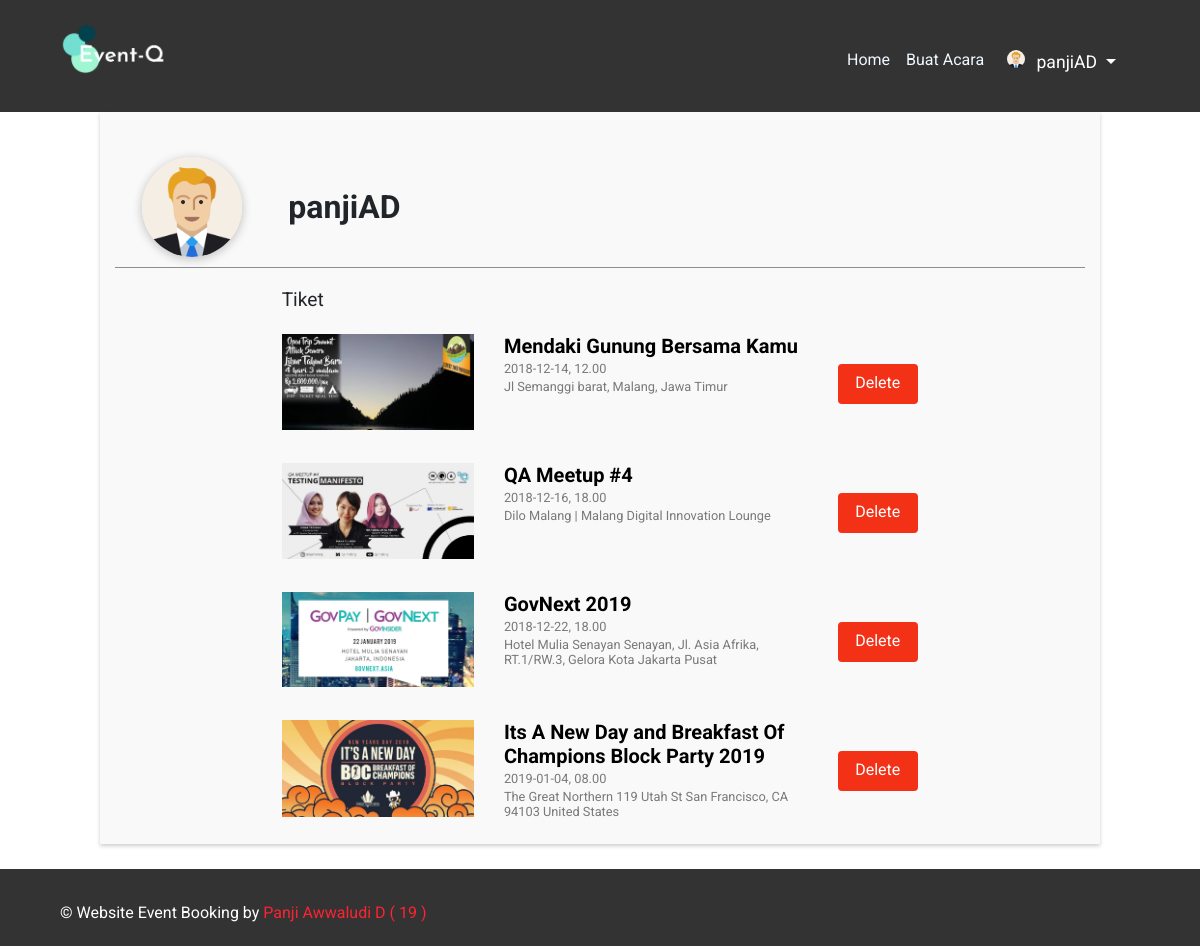
The app's page /tiket.php (signed in) with its own data.
### tables this page shows
CREATE TABLE `users` (
  `id_users` int(11) NOT NULL,
  `nama` varchar(255) DEFAULT NULL,
  `username` varchar(200) NOT NULL,
  `pass` varchar(255) DEFAULT NULL,
  `email` varchar(255) DEFAULT NULL,
  `gambar_profile` varchar(255) DEFAULT 'user.svg',
  `create_date` datetime DEFAULT NULL,
  `saldo` int(11) NOT NULL,
  `deleted` tinyint(1) NOT NULL,
  `idusers_level` int(11) NOT NULL
);

CREATE TABLE `tiket` (
  `id_tiket` int(11) NOT NULL,
  `id_events` int(11) NOT NULL,
  `id_users` int(11) NOT NULL,
  `no_rekening` varchar(30) DEFAULT NULL,
  `nama_rekening` varchar(50) DEFAULT NULL,
  `foto_bukti_tf` text,
  `status` tinyint(1) NOT NULL,
  `deleted` tinyint(1) NOT NULL
);

CREATE TABLE `events` (
  `id_events` int(11) NOT NULL,
  `judul_event` varchar(255) DEFAULT NULL,
  `lokasi` varchar(100) DEFAULT NULL,
  `urls` varchar(255) NOT NULL,
  `gambar_event` varchar(255) DEFAULT NULL,
  `tanggal_mulai` varchar(20) DEFAULT NULL,
  `tanggal_akhir` varchar(20) DEFAULT NULL,
  `waktu_mulai` varchar(20) NOT NULL,
  `waktu_akhir` varchar(20) NOT NULL,
  `harga` varchar(45) DEFAULT NULL,
  `peserta` int(11) NOT NULL,
  `deskripsi` text,
  `create_date` date NOT NULL,
  `nama_penyelenggara` varchar(100) DEFAULT NULL,
  `no_rekening` varchar(30) NOT NULL,
  `nama_bank` varchar(10) NOT NULL,
  `nama_rekening` varchar(50) NOT NULL,
  `nominal_pajak` int(11) NOT NULL,
  `deleted` tinyint(1) NOT NULL,
  `id_users` int(11) NOT NULL,
  `id_kategori` int(11) NOT NULL
);

### tiket.php (the view, shortened to what this page needs)
<?php
	include 'helper/koneksi.php';
?>
<!DOCTYPE html>
<html>
<head>
    <?php include 'head.php'?>
</head>
<body>
<?php include 'header.php';?>
	<div class="container-fluid">
		<div class="row">
			<div class="col-1"></div>
            <div class="col-10 tiketEvent">
                <div class="identitas">
                    <div class="row">
                        <div class="col-2">
                        <?php
								$user = $_SESSION['username'];
								$query = "SELECT gambar_profile FROM users WHERE username = '$user'";
								$result = mysqli_query($con, $query);
								if(mysqli_num_rows($result) == 1) {
									$username = mysqli_fetch_assoc($result);
							?>
									<img src="gambar/profil/<?=$username['gambar_profile']?>"/>
                        <?php
                                }
                        ?>
                        </div>
                        <div class="col-10">
                            <h1>
                            <?php
								echo $_SESSION['username'];
							?>
                            </h1>
                        </div>
                    </div>
                </div>
                <div class="tiket">
                    <div class="row">
                        <div class="col-2"></div>
                        <div class="col-8">
                        <h2 class="mb-3" style="font-size:1.2em">Tiket</h2>
                            <?php
                                $id_user = $_SESSION['id_users'];
                                $query = "SELECT e.*, t.* FROM events as e inner join tiket as t on e.id_events = t.id_events where t.id_users = $id_user AND t.deleted = 0";
                                $result = mysqli_query($con, $query);
                                if(mysqli_num_rows($result) > 0){
                                    while($row = mysqli_fetch_assoc($result)){
                                        $id_events = $row["id_events"];
                                        $id_tiket = $row["id_tiket"];
                            ?>
                                        <div class="row tiketList">
                                            <div class="col-4">
                                                <?php echo" <img src='gambar/".$row['gambar_event']."' alt='Card image cap'>"?>
                                            </div>
                                            <div class="col-6">
                                                <div class="eventTitle" style="color:#000"><?php echo $row['judul_event']; ?></div>
                                                <p class="time"><?php echo $row['tanggal_mulai']; ?>, <?php echo $row['waktu_mulai']; ?></p>
									            <p class="place"> <?php echo $row['lokasi']; ?> </p>
                                            </div>
                                            <div class="col-2 d-flex justify-content-center align-items-center">
                                                <a href="proses/deleteTiket.php?id=<?php echo $id_events?> & idTiket=<?php echo $id_tiket ?>">
                                                    <div class="btnAdd" style="background-color:rgb(243, 49, 23); color:#fff; border: 2px solid rgb(243, 49, 23); margin-left:0px;"><p>Delete</p></div>
                                                </a>
                                            </div>
                                        </div>
                            <?php
                                    }
                                }
                            ?>
                        </div>
                        <div class="col-1"></div>
                    </div>
                </div>
            </div>
            <div class="col-2"></div>
		</div>
	</div>
<?php include 'footer.php'?>
</body>
</html>

### header.php (shortened to what this page needs)
<?php
	$level = $_SESSION['idusers_level'];
	 if($level == 2){
?>
	<div class="header-top">
		<div class="wrap">
			<div class="logo">
				<a href="index.php"><img src="gambar/item/logoTransparent.png"/></a>
			</div>
			<div class="cssmenu">
				<nav class="navbar navbar-expand-sm">
						<div class="collapse navbar-collapse" >
						<ul class="navbar-nav mt-2 mt-lg-0 ml-auto">
							<li class="nav-item">
								<a class="nav-link" href="indexUser.php">Home</a>
							</li>
							<li class="nav-item">
								<a class="nav-link" href="addEvent.php">Buat Acara</a>
							</li>
							<li class="nav-item dropdown">
								<a class="nav-link dropdown-toggle" href="#" id="akun" data-toggle="dropdown" aria-haspopup="true" aria-expanded="false">
								<?php
									$user = $_SESSION['username'];
									$query = "SELECT gambar_profile,id_users FROM users WHERE username = '$user'";
									$result = mysqli_query($con, $query);
									if(mysqli_num_rows($result) == 1) {
										$username = mysqli_fetch_assoc($result);
								?>
										<img src="gambar/profil/<?=$username['gambar_profile']?>"/>
								<?php
									} else {
										echo "User tidak ditemukan";
									}
									echo ' '.$_SESSION['username'];
								?>
								</a>
							</li>
						</ul>
					</div>
				</nav>
			</div>
			<div class="buttons">
				<nav class="navbar navbar-expand-sm navbar-light">
				</nav>
			</div>
		</div>
	</div>
<?php
	}
?>

### css/style.css (style rules this page uses)
html,body,div,span,applet,object,iframe,h1,h2,h3,h4,h5,h6,p,blockquote,pre,a,abbr,acronym,address,big,cite,code,del,dfn,em,img,ins,kbd,q,s,samp,small,strike,strong,sub,sup,tt,var,b,u,i,dl,dt,dd,ol,nav ul,nav li,fieldset,form,label,legend,table,caption,tbody,tfoot,thead,tr,th,td,article,aside,canvas,details,embed,figure,figcaption,footer,header,hgroup,menu,nav,output,ruby,section,summary,time,mark,audio,video { margin:0;padding:0;border:0;font-size:100%;font:inherit;vertical-align:baseline; }
article, aside, details, figcaption, figure,footer, header, hgroup, menu, nav, section { display: block; }
ol,ul { list-style:none;margin:0;padding:0; }
a { text-decoration:none; }
img { max-width:100%; }
body { font-family: 'Dosis', sans-serif; background:#fff; }
.nav-item img { width: 100px; }
.wrap { width:80%; margin:0 auto; -moz-transition:all .2s linear; -webkit-transition:all .2s linear; -o-transition:all .2s linear; -ms-transition:all .2s linear; }
.header-top { background:#333; padding: 2% 0; }
.logo { float:left; width: 100%; }
.cssmenu { margin-top: 10px; position: relative; width: 40.5%; float: right; }
.buttons { float:right; width:26.5%; margin-top: 10px; }
@media (max-width:1366px) { .wrap { width:90%; } }
@media (max-width:1366px) { .buttons { width: 28.5%; } }
@media (max-width:1280px) { .wrap { width:90%; } }
@media (max-width:1280px) { .buttons { width: 28.5%; } }
@media (max-width:1280px) { .logo { width: 26.5%; } }
@media (max-width:1280px) { .cssmenu { width: 43.5%; } }

### css/backupStyle.css (style rules this page uses)
body { font-family: 'Roboto', sans-serif; background:#fff; }
#akun { color: #fff; font-size: 1.1em; }
.nav-item img { width: 18px; border-radius: 50%; margin: 0 7px; }
.nav-link { color: aliceblue; }
.logo { float:left; width: 10%; }
.cssmenu { margin-top: 10px; position: relative; width: 40.5%; }
.eventTitle { font-size: 1.25em; font-weight: bold; }
.time { color: rgb(121, 121, 121); font-size: 0.8em; margin: 3px 0; }
.place { color: rgb(121, 121, 121); font-size: 0.8em; margin: 3px 0; }
.btnAdd p { margin-top: 7px; }
.btnAdd { width: 80px; height: 40px; border: 2px solid #6d6c6c; border-radius: 4px; margin-left: 25px; color: #0f0f0f; text-align: center; }
.tiketEvent { background-color: #ececec50; box-shadow: 0 2px 4px 0 rgba(0, 0, 0, 0.2); }
.identitas { margin-top:35px; margin-bottom: 20px; padding: 10px; border-bottom: 1px solid #3838388c; }
.identitas img { display: block; border-radius: 50%; width: 100px; box-shadow: 0 2px 10px 1px rgba(0, 0, 0, 0.2); margin: 0 auto; }
.identitas h1 { font-weight: bold; font-size: 2em; line-height: 100px; }
.tiketList { margin-bottom: 15px; padding: 7px 0; transition: 0.3s ease; }

### records on screen
users: gambar_profile (picture)
tiket: id_events.gambar_event (picture), id_events.judul_event "Mendaki Gunung Bersama Kamu", id_events.tanggal_mulai "2018-12-14", id_events.waktu_mulai "12.00", id_events.lokasi "Jl Semanggi barat, Malang, Jawa Timur"
tiket: id_events.gambar_event (picture), id_events.judul_event "QA Meetup #4", id_events.tanggal_mulai "2018-12-16", id_events.waktu_mulai "18.00", id_events.lokasi "Dilo Malang | Malang Digital Innovation Lounge"
tiket: id_events.gambar_event (picture), id_events.judul_event "GovNext 2019", id_events.tanggal_mulai "2018-12-22", id_events.waktu_mulai "18.00", id_events.lokasi "Hotel Mulia Senayan Senayan, Jl. Asia Afrika, RT.1/RW.3, Gelora Kota Jakarta Pusat"
tiket: id_events.gambar_event (picture), id_events.judul_event "Its A New Day and Breakfast Of Champions Block Party 2019", id_events.tanggal_mulai "2019-01-04", id_events.waktu_mulai "08.00", id_events.lokasi "The Great Northern 119 Utah St San Francisco, CA 94103 United States"

### other values on screen
$_SESSION['username'] "panjiAD"
